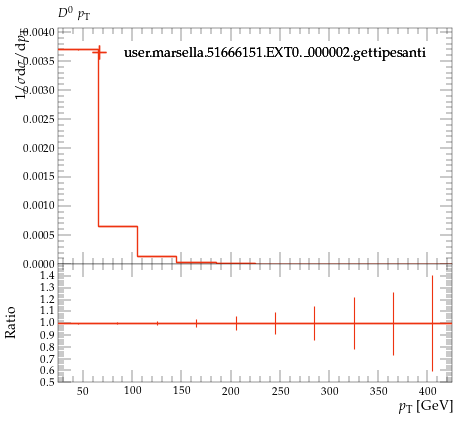

The script that saved this image:
#! /usr/bin/env python

# This Python script was auto-generated using YODA v2.0.2.
# Analysis object: /MC_HFDECAYS/D0_pT
# Timestamp: 24-07-2026 (16:40:04)

import matplotlib as mpl
import matplotlib.pyplot as plt
mpl.use('Agg') # comment out for interactive use
import os
import numpy as np

plotDir = os.path.split(os.path.realpath(__file__))[0]
if 'YODA_USER_PLOT_PATH' in globals():
    plot_outdir = globals()['YODA_USER_PLOT_PATH']
else:
    plot_outdir = plotDir

#plot style
plt.style.use(os.path.join(plotDir, '../default.mplstyle'))
# plot metadata
figW, figH = plt.rcParams['figure.figsize']
ax_xLabel = r'$p_\mathrm{T}$ [GeV]'
ax_yLabel = r'$1/\sigma \mathrm{d}\sigma/\mathrm{d}p_\mathrm{T}$'
ax_title  = r'$D^0$ $p_\mathrm{T}$'
ax_xScale = 'linear'
ax_yScale = 'linear'
xLims = (25.0, 425.0)
yLims = (0.0, 0.004072651000000001)

# TeX-friendly labels for the legend
labels = {
    'legend' : ([ r"user.marsella.51666151.EXT0.\_000002.gettipesanti" ], r""),
}

# Adjust canvas width and height
canvasW = 10.0
canvasH = 9.0
figW *= canvasW/10.
figH *= canvasH/9.

# Create figure and axis objects
fig, (ax, ratio0_ax) = plt.subplots(2, 1, sharex=True,
                  figsize=(figW,figH), gridspec_kw={'height_ratios': (6.0, 3.0)})

# Set figure margins
plt.subplots_adjust(
    left   = 1.0 * plt.rcParams['figure.subplot.left'],
    right  = 1.0 * plt.rcParams['figure.subplot.right'],
    top    = 1.0 * plt.rcParams['figure.subplot.top'],
    bottom = 1.0 * plt.rcParams['figure.subplot.bottom'])

ratio0_ax.yaxis.set_major_locator(mpl.ticker.MultipleLocator(0.1))
ratio0_ax.set_ylim(0.5, 1.4999)
ratio0_ax.set_ylabel('Ratio')

# the numerical data is stored in a separate file
dataf = dict()
prefix = os.path.split(__file__)[0]
if prefix:    prefix = prefix + '/'
exec(open(prefix+'D0_pT__data.py').read(), dataf)


legend_handles = dict() # keep track of handles for the legend

# style options for curves
# starts at zorder>=5 to draw curve on top of legend
styles = {
  'user.marsella.51666151.EXT0._000002.gettipesanti.yoda.gz': {
    'color' : '#EE3311',
    'linestyle' : '-',
    'linewidth' : 1,
    'marker' : 'none',
    'markersize' : 2,
    'capsize' : 0.0,
    'zorder' : 5,
    'histstyle' : 1,
    'drawstyle' : 'steps-pre',
    'xerrorbars' : 1,
    'yerrorbars' : 1,
    'fillcolor' : None,
    'fillopacity' : 1.0,
    'ratio0_linestyle' : '-',
    'ratio0_linewidth' : 1,
    'ratio0_marker' : 'none',
    'ratio0_markersize' : 2,
    'ratio0_capsize' : 0.0,
    'ratio0_zorder' : 5,
    'ratio0_histstyle' : 1,
    'ratio0_drawstyle' : 'steps-pre',
    'ratio0_xerrorbars' : 1,
    'ratio0_yerrorbars' : 1,
  },
}

# curve from input yoda files in main panel
for label, yvals in dataf['yvals'].items():
    if all(np.isnan(v) for v in dataf['yvals'][label]):
        continue
    tmp = None
    if styles[label]['histstyle']: # draw as histogram
        xpos = dataf['xedges'][label] if styles[label]['drawstyle'] else dataf['xpoints'][label]
        ypos = np.insert(yvals, 0, yvals[0]) if styles[label]['drawstyle'] else yvals
        if styles[label]['fillcolor']: # fill area below curve
            ax.fill_between(xpos, ypos, step='pre',
                            color=styles[label]['fillcolor'],
                            alpha=styles[label]['fillopacity'])
        tmp, = ax.plot(xpos, ypos,
                       color=styles[label]['color'],
                       linestyle=styles[label]['linestyle'],
                       linewidth=styles[label]['linewidth'],
                       drawstyle=styles[label]['drawstyle'], solid_joinstyle='miter',
                       zorder=styles[label]['zorder'], label=label)
    tmp = ax.errorbar(dataf['xpoints'][label], yvals,
                      xerr=np.array(dataf['xerrs'][label])*styles[label]['xerrorbars'],
                      yerr=np.array(dataf['yerrs'][label])*styles[label]['yerrorbars'],
                      fmt=styles[label]['marker'], capsize=styles[label]['capsize'],
                      markersize=styles[label]['markersize'],
                      ecolor=styles[label]['color'],
                      color=styles[label]['color'], zorder=styles[label]['zorder'])
    tmp[-1][0].set_linestyle(styles[label]['linestyle'])
    tmp[-1][0].set_linewidth(styles[label]['linewidth'])
    if label in dataf['add_legend_handle']:  legend_handles[label] = tmp
    for varLabel in dataf['variation_yvals'].keys():
        if varLabel.startswith(label):
            tmp, = ax.plot(dataf['xedges'][label], dataf['variation_yvals'][varLabel],
                           color=styles[label]['color'],
                           linestyle=styles[label]['linestyle'],
                           linewidth=styles[label]['linewidth'],
                           drawstyle='steps-pre', solid_joinstyle='miter',
                           zorder=styles[label]['zorder'], alpha=0.5)


# plots on ratio panel
# curve from input yoda files in ratio panel
for label, yvals in dataf['ratio0_yvals'].items():
    if all(np.isnan(v) for v in yvals):
        continue
    if styles[label]['ratio0_histstyle']: # plot as histogram
        xpos = dataf['xedges']['user.marsella.51666151.EXT0._000002.gettipesanti.yoda.gz'] if styles[label]['ratio0_drawstyle'] else dataf['xpoints']['user.marsella.51666151.EXT0._000002.gettipesanti.yoda.gz']
        ypos = np.insert(yvals, 0, yvals[0]) if styles[label]['ratio0_drawstyle'] else yvals
        ratio0_ax.plot(xpos, ypos,
                       color=styles[label]['color'],
                       linewidth=styles[label]['linewidth'],
                       linestyle=styles[label]['ratio0_linestyle'],
                       drawstyle=styles[label]['ratio0_drawstyle'], zorder=styles[label]['zorder'],
                       solid_joinstyle='miter')
    tmp = ratio0_ax.errorbar(dataf['xpoints']['user.marsella.51666151.EXT0._000002.gettipesanti.yoda.gz'], yvals,
                             xerr=np.array(dataf['ref_xerrs'])*styles[label]['ratio0_xerrorbars'],
                             yerr=np.array(dataf['ratio0_yerrs'][label])*styles[label]['ratio0_yerrorbars'],
                             fmt=styles[label]['ratio0_marker'], capsize=styles[label]['ratio0_capsize'],
                             markersize=styles[label]['ratio0_markersize'],
                             ecolor=styles[label]['color'],
                             color=styles[label]['color'])
    tmp[-1][0].set_linestyle(styles[label]['ratio0_linestyle'])
    tmp[-1][0].set_linewidth(styles[label]['ratio0_linewidth'])

    for varlabel in dataf['ratio0_variation_vals'].keys():
        if varlabel.startswith(label):
            ratio0_ax.plot(dataf['xedges']['user.marsella.51666151.EXT0._000002.gettipesanti.yoda.gz'],
                            dataf['ratio0_variation_vals'][varlabel],
                            color=styles[label]['color'],
                            linestyle=styles[label]['linestyle'],
                            linewidth=styles[label]['linewidth'],
                            drawstyle='steps-pre', solid_joinstyle='miter',
                            zorder=1, alpha=0.5)

legend_items = list(legend_handles.values())
ax.add_artist(ax.legend(legend_items,
                        labels['legend'][0],
                        title=labels['legend'][1],
                        alignment='left',
                        loc='upper center',
                        bbox_to_anchor=(0.5, 0.97)))

# set plot metadata as defined above
ratio0_ax.set_xlabel(ax_xLabel)
ratio0_ax.xaxis.set_label_coords(1., -0.15)
ax.set_ylabel(ax_yLabel, ha='right', va='top')
ax.yaxis.set_label_coords(-0.11, 1.0)
ax.set_title(ax_title, loc='left')
ax.set_xscale(ax_xScale)
ax.set_yscale(ax_yScale)
ax.set_xlim(xLims)
ax.set_ylim(yLims)

# tick formatting
plt.rcParams['xtick.top'] = True
plt.rcParams['ytick.right'] = True
fig.align_ylabels((ax, ratio0_ax))
plt.savefig(os.path.join(plot_outdir, 'D0_pT.pdf'), format='PDF')
plt.savefig(os.path.join(plot_outdir, 'D0_pT.png'), format='PNG')

plt.close(fig)
